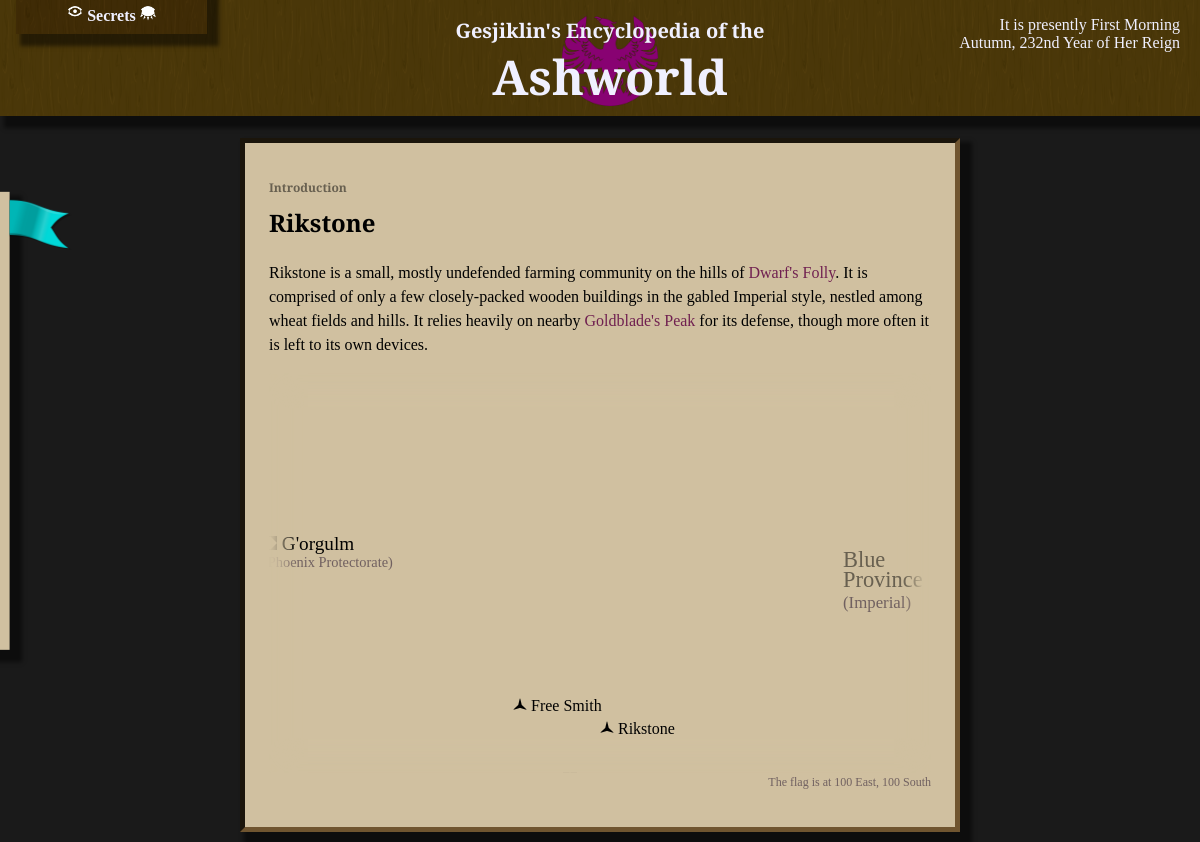
The app's page /Rikstone-info with its own data.
### wiki/models.py (models this page shows, shortened)
class InfoPage(models.Model):
    short_title = models.CharField(max_length = 64, primary_key=True)
    def title(self):
        return self.short_title #self.full_title if self.full_title else self.short_title
    def prev_page(self):
        try:
            return InfoPage.objects.get(next_page = self)
        except (InfoPage.MultipleObjectsReturned, InfoPage.DoesNotExist):
            return None
    def _chapter(self):
        prev = self
        i = 0
        while True:
            new_prev = prev.prev_page()
            if new_prev:
                prev = new_prev
            else:
                break
            i += 1
        return (prev, i)
    def chapter(self):
        info, number = self._chapter()
        return "{}, Chapter {}".format(info.title(), number) if number > 0 else "Introduction"
    def is_secret(self):
        return len(self.text) == 0 and len(InfoSecret.objects.filter(page = self))
    def map_location(self):
        return MapLocation.objects.get(page = self)
    quote = models.TextField(blank = True)
    text = models.TextField(blank = True)
    next_page = models.ForeignKey(to='self', on_delete=models.SET_NULL, null=True, blank=True)

class MapLocation(models.Model):
    page = models.ForeignKey(to=InfoPage, on_delete=models.SET_DEFAULT, default=InfoPage.objects.get(pk = 'Introduction').pk)
    def title(self):
        return self.page.title()
    note = models.TextField(max_length = 64, blank=True)
    LOC_TYPES = [
        ('village', 'Small Village or Town'),
        ('city', 'Major City'),
        ('region', 'General Region')
    ]
    loc_type = models.TextField(max_length = max(len(i) for i,_ in LOC_TYPES), choices = LOC_TYPES, default = LOC_TYPES[0][0])
    x = models.IntegerField()
    y = models.IntegerField()

### wiki/views.py (the view)
# urls.py: path('', views.index, name='dictionary'),
def index(request, **kwargs):
	template_name = "wiki/index.html"
	context = base_context(request)
	short_title = kwargs['pagetitle'] if ('pagetitle' in kwargs) else 'Introduction'
	info = None
	try:
		info = InfoPage.objects.get(short_title__iexact=short_title)
	except InfoPage.DoesNotExist:
		base_url = reverse('search')
		query_string =  urlencode({'terms': short_title})
		url = '{}?{}'.format(base_url, query_string)
		return redirect(url)
	context['info'] = info
	return render(request, template_name, context)

### wiki/templatetags/wiki_extras.py (called while the page is built, shortened)
@register.filter
def strongterms(value, terms, start_strong="<strong>", end_strong="</strong>"):
    if not terms:
        return mark_safe(value)

### wiki/views.py (called while the page is built)
def pop_popup(request):
	queue = request.session.get('popupforms', [])
	if queue and isinstance(queue, list):
		r = queue.pop(0)
		request.session['popupforms'] = queue
		return r
	else:
		return None

def base_context(request):
	context = {}
	context['show_secrets'] = request.session.get('show_secrets', False)
	context['passwords'] = request.session.get('passwords')
	context['locations'] = MapLocation.objects.all()
	if context['passwords']:
		context['unlocked_secrets'] = list(reduce(lambda x,y : x.union(y), (SecretPassword.objects.get(pk=i).unlocks() for i in context['passwords'])))
	context['popupform'] = pop_popup(request)
	context['terms_str'] = request.GET.get('terms')
	context['terms'] = list(filter(lambda term : not term in ignored_terms, context['terms_str'].split(' ') if context['terms_str'] else []))
	context['show_edit'] = request.get_host() == "127.0.0.1:8000"
	return context

### wiki/templates/wiki/index.html (shortened to what this page needs)
{% load static %}
{% load wiki_extras %}
<!DOCTYPE HTML>
<html>
<head>
    <link rel="stylesheet" type="text/css" href="{% static 'wiki/style.css' %}"/>
    {% block head %}
    <link rel="stylesheet" type="text/css" href="{% static 'wiki/info.css' %}"/>
    {% endblock %}
</head>
<body>
<div class="title">
    <image src="{% static 'wiki/Phoenix.png' %}" alt=""/>
    <span><h2>Gesjiklin's Encyclopedia of the</h2><h1>Ashworld</h1></span>
    <div class="passwords">
        <h3>
            <img src="{% static 'wiki/openEye.png' %}" alt="" height="16"/>
            Secrets
            <img src="{% static 'wiki/closedEye.png' %}" alt="" height="16"/>
        </h3>
    </div>
    <p id="datetime" class="right">
        It is presently HOUR SECTION <br/>
        Autumn, 232nd Year of Her Reign
    </p>
</div>
<div class="titlebuffer"></div>
<div class="sidebar">
	<img src="{% static 'wiki/Bookmark.png' %}" class="bookmark_img"/>
</div>
<div class="content">
    {% block content %}
    <div class="textbox">
        <h3 class="chapter">{{ info.chapter }}</h3>
        <h2>
            {% if info.is_secret and not show_secrets %}
                <span class="secret">There are only secrets here.</span>
            {% else %}
                {{ info.title | safe }}
            {% endif %}
        </h2>
        <p>
            {{ info.text | strongterms:terms }}
        </p>
        {% if info.map_location %}
            {% include 'wiki/map.html' %}
        {% endif %}
    </div>
    {% endblock %}
</div>
</body>
</html>

### wiki/templates/wiki/map.html (shortened to what this page needs)
{% load static %}
<link rel="stylesheet" href="{% static 'wiki/map.css' %}"/>
<div class="mapcontainer">
    <div id="worldmap" class="map pannable">
        {% for location in locations %}
            <a class="maplocation mapsticky map{{location.loc_type}} matchbackground" href="{% url 'info' location.page.pk %}"
                style="top: {{ location.y }}px; left: {{ location.x }}px ">
                {% if location.loc_type != 'region' %}
                    <image src="
                        {% if location.loc_type == 'city' %}
                            {% static 'wiki/city.png' %}
                        {% else %}
                            {% static 'wiki/village.png' %}
                        {% endif %}
                    "/>
                {% endif %}
                {{ location.title }}
                <br/>
                {% if location.note %}
                    <span class="note">({{ location.note }})</span>
                {% endif %}
            </a>
        {% endfor %}
    </div>
    <div class="blurededge matchcolortoback"></div>
</div>
<p class="note">The flag is at <span id="markerx">100</span> East, <span id="markery">100</span> South</p>

### wiki/static/wiki/style.css (style rules this page uses)
body { padding: 0%; margin: 0%; background-image: url("/static/wiki/stone.png"); background-repeat: repeat; background-attachment: fixed; }
body:before { position: fixed; content:""; top:0; left:0; width:100%; height:100%; opacity: 0.985; background-color: #171717; z-index: -10; }
.title { position: fixed; top: 0; left: 0; width: 100%; margin: 0%; padding: 10px; text-align: center; z-index: 10; }
.title, .passwords { background-image: url("/static/wiki/wood.jpg"); background-repeat: repeat; background-size: 200px 200px; }
.title:before, .passwords:before { position: absolute; content:""; top:0; left:0; width:100%; height:100%; opacity: 0.85; background: #453605; z-index: -10; }
.title, .title a { color: #f0f0ff; }
.title, .titlebuffer { height: 6em; }
.title img { max-height: 100%; }
.title span { position: absolute; top: 0; left: 50%; transform: translate(-50%, 0%); }
.title h2 { margin-bottom: 0%; font-size: 1.25em; }
.title h1 { margin-top: 0%; margin-bottom: 8px; font-size: 3em; }
.title h1, h2, .sidebar a, .sidebar form { font-family: 'Cinzel Decorative', cursive; }
.title p { position: absolute; top: 0; padding: 0px 8px; }
.title p.right { text-align: right; right: 2em; }
.passwords { position: absolute; left: 16px; top: 0; transform: translate(0, calc(18px + 1em - 100%)); width: 15%; padding: 4px; padding-bottom: 8px; transition: top 1s; transition: bottom 1s; transition: transform 1s; }
.passwords:before { background: #382702; }
.passwords:before { z-index: 0; }
.passwords p, .passwords form, .passwords h3 { position: relative; z-index: 1; }
.passwords h3 { font-weight: bold; font-size: 1em; margin-bottom: 1px; }
.content { padding: 10px 20%; color: #fffff0; }
.textbox { color: #000000; padding: 24px; border-style: inset; border-color: #705530; border-width: 5px; line-height: 1.5; }
.textbox p { position: relative; }
.sidebar { position: absolute; left: 0; top: 50%; padding: 16px; padding-top: inherit; width: 10em; z-index: 20; transform: translate(-95%, -50%); transition: transform 1s; }
.bookmark_img { position: absolute; top: 0; right: -64px; height: 64px; width: auto; }
a { text-decoration: none; color: #000000; }
.textbox p a, .textbox form a { color: #702050; }
.title, .content .textbox, .sidebar, .passwords { box-shadow: 8px 8px 4px 4px #00000080; }
.sidebar, .textbox { background-color: #d0c0a0; }
.content .textbox .matchbackground { background: -moz-radial-gradient(closest-side, #d0c0a0, #00000000); }
.content .textbox .matchcolortoback { color: #d0c0a0; }

### wiki/static/wiki/info.css (style rules this page uses)
h3.chapter { font-size: 0.75em; color: #00000080; margin-bottom: -12px; font-family: 'Cinzel Decorative', cursive; }

### wiki/static/wiki/map.css (style rules this page uses)
.mapcontainer { position: relative; overflow: hidden; height: 50vh; }
.map { position: relative; margin: 0 0; width: 1500px; object-fit: cover; }
.map, .map img { user-select: none; -moz-user-select: none; -webkit-user-select: none; -ms-user-select: none; }
.mapsticky { position: absolute; top: 100px; left: 100px; }
.blurededge { position: absolute; width: 100%; height: 100%; top: 0; left: 0; box-shadow: 0 0 16px 16px inset; pointer-events: none; }
.note { color: #706060; text-align: right; font-weight: normal; font-size: 0.75em; margin-top: 0; }
.maplocation { line-height: calc(1em - 2px); }
.mapcity { font-size: 1.2em; }
.mapregion { font-size: 1.4em; color: #00000080; }

### records on screen
InfoPage: chapter "Introduction", title "Rikstone", text|strongterms "Rikstone is a small, mostly undefended farming community on the hills of Dwarf's Folly . It is comprised of only a few closely-packed wooden buildings in the gabled Imperial style, nestled among wheat fields and hills. It relies heavily on nearby Goldblade's Peak for its defense, though more often it is left to its own devices."
MapLocation: title "Free Smith"
MapLocation: title "Blue Province", note "Imperial"
MapLocation: title "G'orgulm", note "Phoenix Protectorate"
MapLocation: title "Rikstone"
